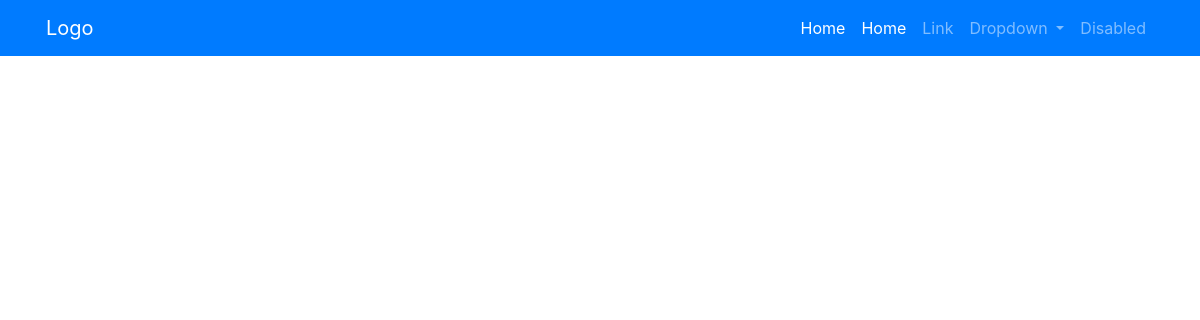
Before: /home/ with the older database file.
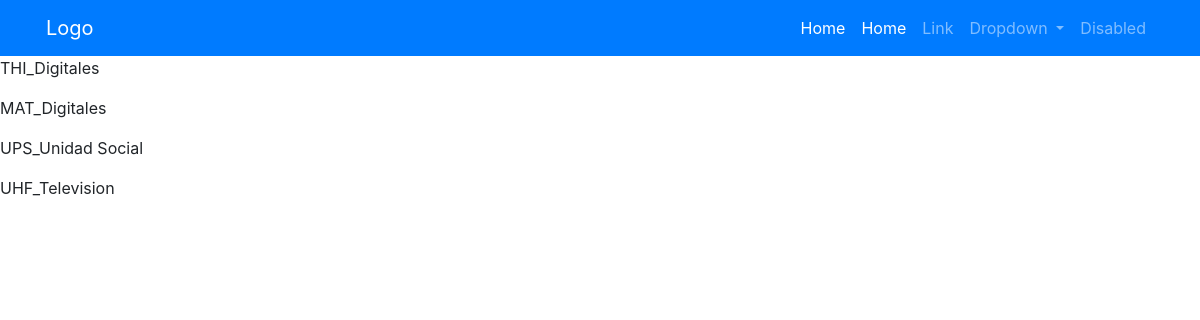
After: the same page with the newer database file.
### core/models.py (models this page shows)
class Course(models.Model):
    code = models.CharField(primary_key=True, max_length=100)
    name = models.CharField(max_length=500)
    seccion = models.CharField(max_length=30)
    period = models.CharField(max_length=100)
    teacher_exp = models.ForeignKey(Person, on_delete=models.PROTECT)
    teacher_name = models.CharField(max_length=30)
    teacher_last_name = models.CharField(max_length=30)
    seats = models.IntegerField()
    def __str__(self):
        texto = self.code + '_' + self.name
        return texto

### core/views.py (the view)
# urls.py: path('home/', views.Home.as_view(), name='home'),
class Home(ListView):
    model = Course
    template_name = 'student/Home.html'

### templates/student/Home.html
{% extends "Base.html" %}
{% block content %}
{% for item in object_list %}
    <p>{{ item }}</p>
{% endfor %}
{% endblock %}

Changed rows visible on the page:
added Course: code+name "THI_Digitales"
added Course: code+name "MAT_Digitales"
added Course: code+name "UPS_Unidad Social"
added Course: code+name "UHF_Television"
